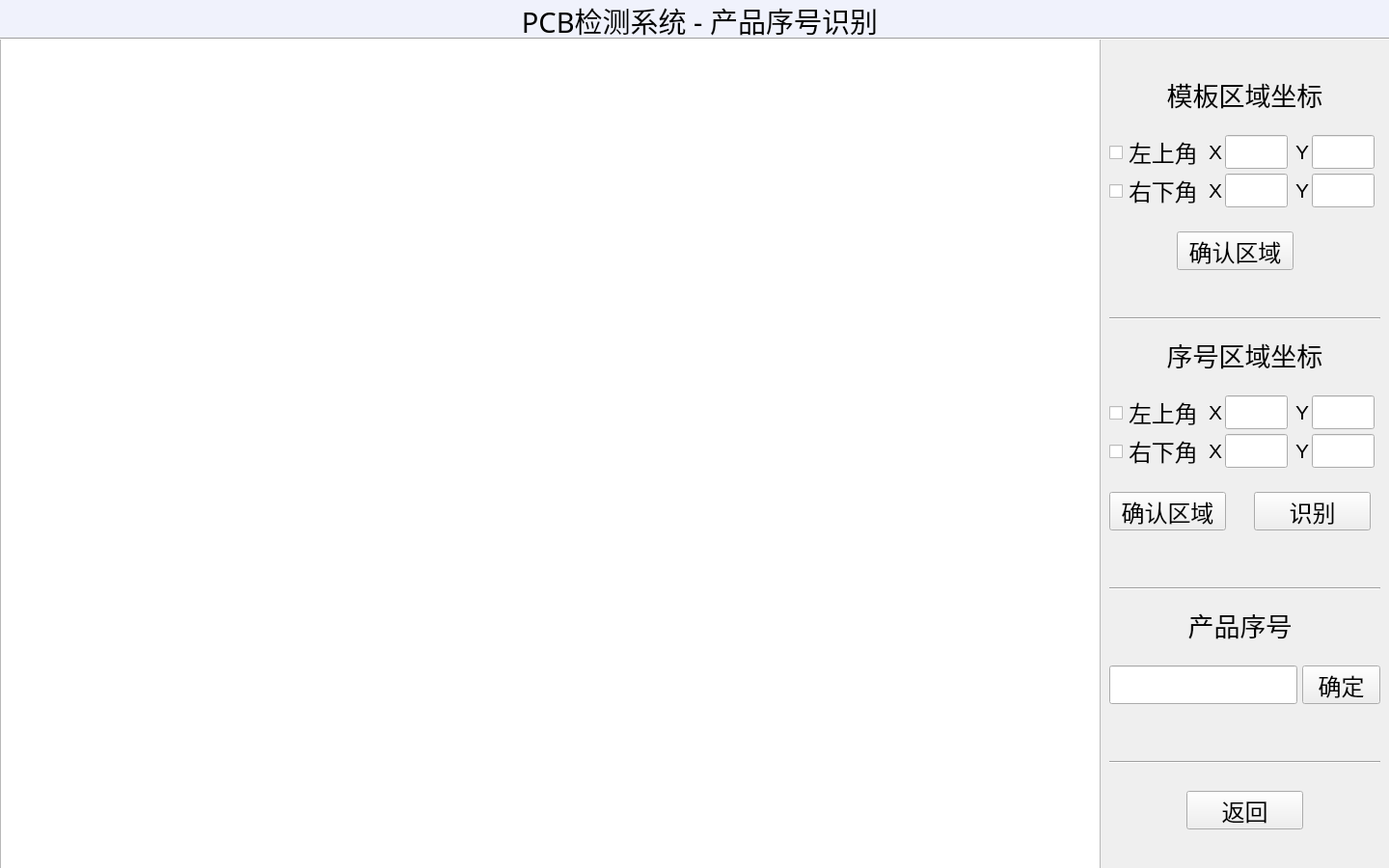
<?xml version="1.0" encoding="UTF-8"?>
<ui version="4.0">
 <class>SerialNumberUI</class>
 <widget class="QWidget" name="SerialNumberUI">
  <property name="geometry">
   <rect>
    <x>0</x>
    <y>0</y>
    <width>1440</width>
    <height>900</height>
   </rect>
  </property>
  <property name="windowTitle">
   <string>SerialNumberUI</string>
  </property>
  <widget class="QGraphicsView" name="graphicsView">
   <property name="geometry">
    <rect>
     <x>0</x>
     <y>40</y>
     <width>1141</width>
     <height>861</height>
    </rect>
   </property>
  </widget>
  <widget class="QLineEdit" name="lineEdit_ocrRoi_tl_x">
   <property name="geometry">
    <rect>
     <x>1270</x>
     <y>410</y>
     <width>65</width>
     <height>35</height>
    </rect>
   </property>
   <property name="font">
    <font>
     <pointsize>16</pointsize>
    </font>
   </property>
   <property name="text">
    <string/>
   </property>
   <property name="alignment">
    <set>Qt::AlignCenter</set>
   </property>
  </widget>
  <widget class="QLabel" name="label_ocrRoi_title">
   <property name="geometry">
    <rect>
     <x>1200</x>
     <y>350</y>
     <width>181</width>
     <height>35</height>
    </rect>
   </property>
   <property name="font">
    <font>
     <pointsize>20</pointsize>
     <weight>50</weight>
     <bold>false</bold>
    </font>
   </property>
   <property name="text">
    <string>序号区域坐标</string>
   </property>
   <property name="alignment">
    <set>Qt::AlignCenter</set>
   </property>
  </widget>
  <widget class="QLineEdit" name="lineEdit_ocrRoi_tl_y">
   <property name="geometry">
    <rect>
     <x>1360</x>
     <y>410</y>
     <width>65</width>
     <height>35</height>
    </rect>
   </property>
   <property name="font">
    <font>
     <pointsize>16</pointsize>
    </font>
   </property>
   <property name="alignment">
    <set>Qt::AlignCenter</set>
   </property>
  </widget>
  <widget class="QLabel" name="label_3">
   <property name="geometry">
    <rect>
     <x>1170</x>
     <y>410</y>
     <width>71</width>
     <height>35</height>
    </rect>
   </property>
   <property name="font">
    <font>
     <pointsize>18</pointsize>
    </font>
   </property>
   <property name="text">
    <string>左上角</string>
   </property>
  </widget>
  <widget class="QLabel" name="label_4">
   <property name="geometry">
    <rect>
     <x>1170</x>
     <y>450</y>
     <width>71</width>
     <height>35</height>
    </rect>
   </property>
   <property name="font">
    <font>
     <pointsize>18</pointsize>
    </font>
   </property>
   <property name="text">
    <string>右下角</string>
   </property>
  </widget>
  <widget class="QLineEdit" name="lineEdit_ocrRoi_br_x">
   <property name="geometry">
    <rect>
     <x>1270</x>
     <y>450</y>
     <width>65</width>
     <height>35</height>
    </rect>
   </property>
   <property name="font">
    <font>
     <pointsize>16</pointsize>
    </font>
   </property>
   <property name="text">
    <string/>
   </property>
   <property name="alignment">
    <set>Qt::AlignCenter</set>
   </property>
  </widget>
  <widget class="QLineEdit" name="lineEdit_ocrRoi_br_y">
   <property name="geometry">
    <rect>
     <x>1360</x>
     <y>450</y>
     <width>65</width>
     <height>35</height>
    </rect>
   </property>
   <property name="font">
    <font>
     <pointsize>16</pointsize>
    </font>
   </property>
   <property name="alignment">
    <set>Qt::AlignCenter</set>
   </property>
  </widget>
  <widget class="QLabel" name="label_5">
   <property name="geometry">
    <rect>
     <x>1250</x>
     <y>410</y>
     <width>20</width>
     <height>35</height>
    </rect>
   </property>
   <property name="font">
    <font>
     <pointsize>16</pointsize>
    </font>
   </property>
   <property name="text">
    <string>X</string>
   </property>
   <property name="alignment">
    <set>Qt::AlignCenter</set>
   </property>
  </widget>
  <widget class="QLabel" name="label_6">
   <property name="geometry">
    <rect>
     <x>1340</x>
     <y>410</y>
     <width>20</width>
     <height>35</height>
    </rect>
   </property>
   <property name="font">
    <font>
     <pointsize>16</pointsize>
    </font>
   </property>
   <property name="text">
    <string>Y</string>
   </property>
   <property name="alignment">
    <set>Qt::AlignCenter</set>
   </property>
  </widget>
  <widget class="QLabel" name="label_7">
   <property name="geometry">
    <rect>
     <x>1250</x>
     <y>450</y>
     <width>20</width>
     <height>35</height>
    </rect>
   </property>
   <property name="font">
    <font>
     <pointsize>16</pointsize>
    </font>
   </property>
   <property name="text">
    <string>X</string>
   </property>
   <property name="alignment">
    <set>Qt::AlignCenter</set>
   </property>
  </widget>
  <widget class="QLabel" name="label_8">
   <property name="geometry">
    <rect>
     <x>1340</x>
     <y>450</y>
     <width>20</width>
     <height>35</height>
    </rect>
   </property>
   <property name="font">
    <font>
     <pointsize>16</pointsize>
    </font>
   </property>
   <property name="text">
    <string>Y</string>
   </property>
   <property name="alignment">
    <set>Qt::AlignCenter</set>
   </property>
  </widget>
  <widget class="QPushButton" name="pushButton_getOcrRoi">
   <property name="geometry">
    <rect>
     <x>1150</x>
     <y>510</y>
     <width>121</width>
     <height>40</height>
    </rect>
   </property>
   <property name="font">
    <font>
     <pointsize>18</pointsize>
    </font>
   </property>
   <property name="text">
    <string>确认区域</string>
   </property>
  </widget>
  <widget class="Line" name="line_2">
   <property name="geometry">
    <rect>
     <x>1150</x>
     <y>600</y>
     <width>281</width>
     <height>20</height>
    </rect>
   </property>
   <property name="orientation">
    <enum>Qt::Horizontal</enum>
   </property>
  </widget>
  <widget class="QLabel" name="label_9">
   <property name="geometry">
    <rect>
     <x>1220</x>
     <y>630</y>
     <width>131</width>
     <height>35</height>
    </rect>
   </property>
   <property name="font">
    <font>
     <pointsize>20</pointsize>
     <weight>50</weight>
     <bold>false</bold>
    </font>
   </property>
   <property name="text">
    <string>产品序号</string>
   </property>
   <property name="alignment">
    <set>Qt::AlignCenter</set>
   </property>
  </widget>
  <widget class="QLineEdit" name="lineEdit_serialNum">
   <property name="geometry">
    <rect>
     <x>1150</x>
     <y>690</y>
     <width>195</width>
     <height>40</height>
    </rect>
   </property>
   <property name="font">
    <font>
     <pointsize>16</pointsize>
    </font>
   </property>
   <property name="alignment">
    <set>Qt::AlignCenter</set>
   </property>
  </widget>
  <widget class="QPushButton" name="pushButton_recognize">
   <property name="geometry">
    <rect>
     <x>1300</x>
     <y>510</y>
     <width>121</width>
     <height>40</height>
    </rect>
   </property>
   <property name="font">
    <font>
     <pointsize>18</pointsize>
    </font>
   </property>
   <property name="text">
    <string>识别</string>
   </property>
  </widget>
  <widget class="QPushButton" name="pushButton_return">
   <property name="geometry">
    <rect>
     <x>1230</x>
     <y>820</y>
     <width>121</width>
     <height>40</height>
    </rect>
   </property>
   <property name="font">
    <font>
     <pointsize>18</pointsize>
    </font>
   </property>
   <property name="text">
    <string>返回</string>
   </property>
  </widget>
  <widget class="Line" name="line_3">
   <property name="geometry">
    <rect>
     <x>1150</x>
     <y>780</y>
     <width>281</width>
     <height>20</height>
    </rect>
   </property>
   <property name="orientation">
    <enum>Qt::Horizontal</enum>
   </property>
  </widget>
  <widget class="Line" name="line_title">
   <property name="geometry">
    <rect>
     <x>0</x>
     <y>30</y>
     <width>1441</width>
     <height>20</height>
    </rect>
   </property>
   <property name="orientation">
    <enum>Qt::Horizontal</enum>
   </property>
  </widget>
  <widget class="QLabel" name="label_title">
   <property name="geometry">
    <rect>
     <x>520</x>
     <y>1</y>
     <width>411</width>
     <height>41</height>
    </rect>
   </property>
   <property name="sizePolicy">
    <sizepolicy hsizetype="Fixed" vsizetype="Fixed">
     <horstretch>0</horstretch>
     <verstretch>0</verstretch>
    </sizepolicy>
   </property>
   <property name="minimumSize">
    <size>
     <width>60</width>
     <height>30</height>
    </size>
   </property>
   <property name="font">
    <font>
     <family>SimSun-ExtB</family>
     <pointsize>22</pointsize>
     <weight>12</weight>
     <italic>false</italic>
     <bold>false</bold>
    </font>
   </property>
   <property name="styleSheet">
    <string notr="true">font: 100 22pt &quot;SimSun-ExtB&quot;;</string>
   </property>
   <property name="text">
    <string>PCB检测系统 - 产品序号识别</string>
   </property>
   <property name="alignment">
    <set>Qt::AlignCenter</set>
   </property>
  </widget>
  <widget class="QLabel" name="label_10">
   <property name="geometry">
    <rect>
     <x>0</x>
     <y>0</y>
     <width>1441</width>
     <height>41</height>
    </rect>
   </property>
   <property name="styleSheet">
    <string notr="true">background-color: rgb(240, 242, 252);</string>
   </property>
   <property name="text">
    <string/>
   </property>
  </widget>
  <widget class="QPushButton" name="pushButton_confirm">
   <property name="geometry">
    <rect>
     <x>1350</x>
     <y>690</y>
     <width>81</width>
     <height>40</height>
    </rect>
   </property>
   <property name="font">
    <font>
     <pointsize>18</pointsize>
    </font>
   </property>
   <property name="text">
    <string>确定</string>
   </property>
  </widget>
  <widget class="QCheckBox" name="checkBox_ocrRoi_tl">
   <property name="geometry">
    <rect>
     <x>1150</x>
     <y>420</y>
     <width>16</width>
     <height>16</height>
    </rect>
   </property>
   <property name="text">
    <string/>
   </property>
  </widget>
  <widget class="QCheckBox" name="checkBox_ocrRoi_br">
   <property name="geometry">
    <rect>
     <x>1150</x>
     <y>460</y>
     <width>16</width>
     <height>16</height>
    </rect>
   </property>
   <property name="text">
    <string/>
   </property>
  </widget>
  <widget class="QLineEdit" name="lineEdit_maskRoi_tl_x">
   <property name="geometry">
    <rect>
     <x>1270</x>
     <y>140</y>
     <width>65</width>
     <height>35</height>
    </rect>
   </property>
   <property name="font">
    <font>
     <pointsize>16</pointsize>
    </font>
   </property>
   <property name="alignment">
    <set>Qt::AlignCenter</set>
   </property>
  </widget>
  <widget class="QLabel" name="label_maskRoi_title">
   <property name="geometry">
    <rect>
     <x>1200</x>
     <y>80</y>
     <width>181</width>
     <height>35</height>
    </rect>
   </property>
   <property name="font">
    <font>
     <pointsize>20</pointsize>
     <weight>50</weight>
     <bold>false</bold>
    </font>
   </property>
   <property name="text">
    <string>模板区域坐标</string>
   </property>
   <property name="alignment">
    <set>Qt::AlignCenter</set>
   </property>
  </widget>
  <widget class="QLabel" name="label_maskRoi_br_y">
   <property name="geometry">
    <rect>
     <x>1340</x>
     <y>180</y>
     <width>20</width>
     <height>35</height>
    </rect>
   </property>
   <property name="font">
    <font>
     <pointsize>16</pointsize>
    </font>
   </property>
   <property name="text">
    <string>Y</string>
   </property>
   <property name="alignment">
    <set>Qt::AlignCenter</set>
   </property>
  </widget>
  <widget class="QCheckBox" name="checkBox_maskRoi_br">
   <property name="geometry">
    <rect>
     <x>1150</x>
     <y>190</y>
     <width>16</width>
     <height>16</height>
    </rect>
   </property>
   <property name="text">
    <string/>
   </property>
  </widget>
  <widget class="QLabel" name="label_maskRoi_tl_x">
   <property name="geometry">
    <rect>
     <x>1250</x>
     <y>140</y>
     <width>20</width>
     <height>35</height>
    </rect>
   </property>
   <property name="font">
    <font>
     <pointsize>16</pointsize>
    </font>
   </property>
   <property name="text">
    <string>X</string>
   </property>
   <property name="alignment">
    <set>Qt::AlignCenter</set>
   </property>
  </widget>
  <widget class="QLabel" name="label_maskRoi_br">
   <property name="geometry">
    <rect>
     <x>1170</x>
     <y>180</y>
     <width>71</width>
     <height>35</height>
    </rect>
   </property>
   <property name="font">
    <font>
     <pointsize>18</pointsize>
    </font>
   </property>
   <property name="text">
    <string>右下角</string>
   </property>
  </widget>
  <widget class="Line" name="line_1">
   <property name="geometry">
    <rect>
     <x>1150</x>
     <y>320</y>
     <width>281</width>
     <height>20</height>
    </rect>
   </property>
   <property name="orientation">
    <enum>Qt::Horizontal</enum>
   </property>
  </widget>
  <widget class="QLabel" name="label_maskRoi_tl">
   <property name="geometry">
    <rect>
     <x>1170</x>
     <y>140</y>
     <width>71</width>
     <height>35</height>
    </rect>
   </property>
   <property name="font">
    <font>
     <pointsize>18</pointsize>
    </font>
   </property>
   <property name="text">
    <string>左上角</string>
   </property>
  </widget>
  <widget class="QPushButton" name="pushButton_getMaskRoi">
   <property name="geometry">
    <rect>
     <x>1220</x>
     <y>240</y>
     <width>121</width>
     <height>40</height>
    </rect>
   </property>
   <property name="font">
    <font>
     <pointsize>18</pointsize>
    </font>
   </property>
   <property name="text">
    <string>确认区域</string>
   </property>
  </widget>
  <widget class="QLabel" name="label_maskRoi_br_x">
   <property name="geometry">
    <rect>
     <x>1250</x>
     <y>180</y>
     <width>20</width>
     <height>35</height>
    </rect>
   </property>
   <property name="font">
    <font>
     <pointsize>16</pointsize>
    </font>
   </property>
   <property name="text">
    <string>X</string>
   </property>
   <property name="alignment">
    <set>Qt::AlignCenter</set>
   </property>
  </widget>
  <widget class="QCheckBox" name="checkBox_maskRoi_tl">
   <property name="geometry">
    <rect>
     <x>1150</x>
     <y>150</y>
     <width>16</width>
     <height>16</height>
    </rect>
   </property>
   <property name="text">
    <string/>
   </property>
  </widget>
  <widget class="QLineEdit" name="lineEdit_maskRoi_br_y">
   <property name="geometry">
    <rect>
     <x>1360</x>
     <y>180</y>
     <width>65</width>
     <height>35</height>
    </rect>
   </property>
   <property name="font">
    <font>
     <pointsize>16</pointsize>
    </font>
   </property>
   <property name="alignment">
    <set>Qt::AlignCenter</set>
   </property>
  </widget>
  <widget class="QLineEdit" name="lineEdit_maskRoi_tl_y">
   <property name="geometry">
    <rect>
     <x>1360</x>
     <y>140</y>
     <width>65</width>
     <height>35</height>
    </rect>
   </property>
   <property name="font">
    <font>
     <pointsize>16</pointsize>
    </font>
   </property>
   <property name="alignment">
    <set>Qt::AlignCenter</set>
   </property>
  </widget>
  <widget class="QLabel" name="label_maskRoi_tl_y">
   <property name="geometry">
    <rect>
     <x>1340</x>
     <y>140</y>
     <width>20</width>
     <height>35</height>
    </rect>
   </property>
   <property name="font">
    <font>
     <pointsize>16</pointsize>
    </font>
   </property>
   <property name="text">
    <string>Y</string>
   </property>
   <property name="alignment">
    <set>Qt::AlignCenter</set>
   </property>
  </widget>
  <widget class="QLineEdit" name="lineEdit_maskRoi_br_x">
   <property name="geometry">
    <rect>
     <x>1270</x>
     <y>180</y>
     <width>65</width>
     <height>35</height>
    </rect>
   </property>
   <property name="font">
    <font>
     <pointsize>16</pointsize>
    </font>
   </property>
   <property name="text">
    <string/>
   </property>
   <property name="alignment">
    <set>Qt::AlignCenter</set>
   </property>
  </widget>
  <zorder>label_10</zorder>
  <zorder>graphicsView</zorder>
  <zorder>lineEdit_ocrRoi_tl_x</zorder>
  <zorder>label_ocrRoi_title</zorder>
  <zorder>lineEdit_ocrRoi_tl_y</zorder>
  <zorder>label_3</zorder>
  <zorder>label_4</zorder>
  <zorder>lineEdit_ocrRoi_br_x</zorder>
  <zorder>lineEdit_ocrRoi_br_y</zorder>
  <zorder>label_5</zorder>
  <zorder>label_6</zorder>
  <zorder>label_7</zorder>
  <zorder>label_8</zorder>
  <zorder>pushButton_getOcrRoi</zorder>
  <zorder>line_2</zorder>
  <zorder>label_9</zorder>
  <zorder>lineEdit_serialNum</zorder>
  <zorder>pushButton_recognize</zorder>
  <zorder>pushButton_return</zorder>
  <zorder>line_3</zorder>
  <zorder>line_title</zorder>
  <zorder>label_title</zorder>
  <zorder>pushButton_confirm</zorder>
  <zorder>checkBox_ocrRoi_tl</zorder>
  <zorder>checkBox_ocrRoi_br</zorder>
  <zorder>lineEdit_maskRoi_tl_x</zorder>
  <zorder>label_maskRoi_title</zorder>
  <zorder>label_maskRoi_br_y</zorder>
  <zorder>checkBox_maskRoi_br</zorder>
  <zorder>label_maskRoi_tl_x</zorder>
  <zorder>label_maskRoi_br</zorder>
  <zorder>line_1</zorder>
  <zorder>label_maskRoi_tl</zorder>
  <zorder>pushButton_getMaskRoi</zorder>
  <zorder>label_maskRoi_br_x</zorder>
  <zorder>checkBox_maskRoi_tl</zorder>
  <zorder>lineEdit_maskRoi_br_y</zorder>
  <zorder>lineEdit_maskRoi_tl_y</zorder>
  <zorder>label_maskRoi_tl_y</zorder>
  <zorder>lineEdit_maskRoi_br_x</zorder>
 </widget>
 <layoutdefault spacing="6" margin="11"/>
 <resources/>
 <connections/>
</ui>
